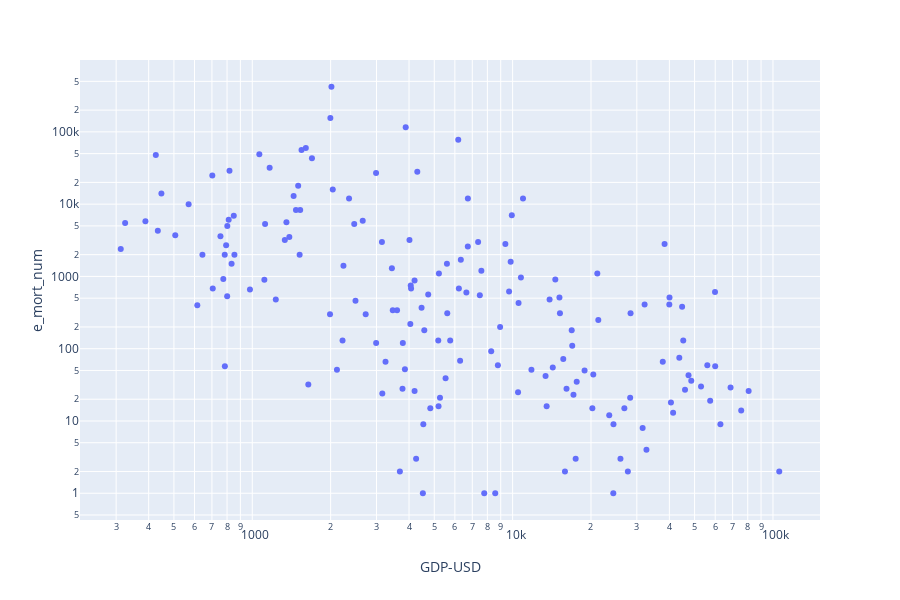

Write notebook code for a chart like this one.
### Code cell
px.scatter(merged_df2_2017, x="GDP-USD", log_x=True, log_y=True, y="e_mort_num")

### Figure 1 — Plotly figure (JSON) as saved in the notebook; plotly's stock layout.template omitted (floating-point values rounded to 4 significant figures; data arrays with more than 128 entries replaced by an {"elided": "..."} marker saying what was removed)
{"data": [{"hoverlabel": {"namelength": 0}, "hovertemplate": "GDP-USD=%{x}<br>e_mort_num=%{y}", "legendgroup": "", "marker": {"color": "#636efa", "symbol": "circle"}, "mode": "markers", "name": "", "showlegend": false, "type": "scatter", "uid": "29eaf462-c4ee-4613-8e17-e5ca5d785def", "x": {"elided": "172 float values"}, "xaxis": "x", "y": {"elided": "172 int values"}, "yaxis": "y"}], "layout": {"grid": {"xaxes": ["x"], "xgap": 0.1, "xside": "bottom", "yaxes": ["y"], "ygap": 0.1, "yside": "left"}, "height": 600, "legend": {"tracegroupgap": 0}, "margin": {"t": 60}, "xaxis": {"title": {"text": "GDP-USD"}, "type": "log"}, "yaxis": {"title": {"text": "e_mort_num"}, "type": "log"}}}
